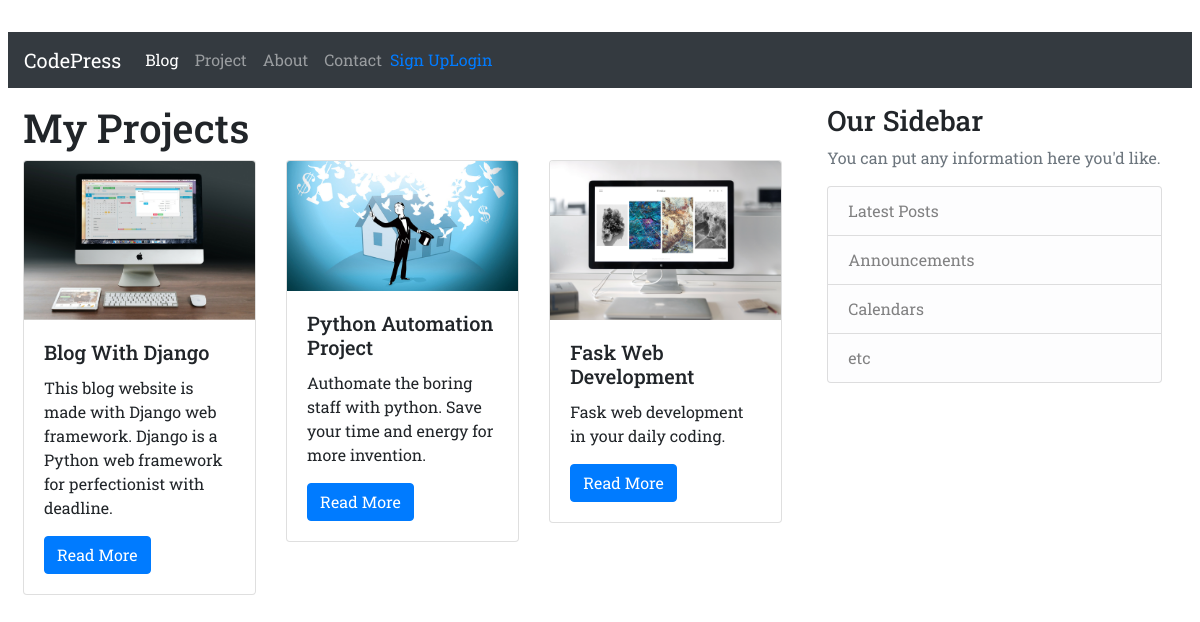
/projects/, run on the app's committed database.
### projects/models.py (models this page shows, shortened)
class Project(models.Model):
    title = models.CharField(max_length=100)
    description = models.TextField()
    technology = models.CharField(max_length=20)
    image = models.ImageField(upload_to='images/', blank=True)
    objects = models.Manager()
    class Meta:
        verbose_name_plural = 'Projects'

### projects/views.py (the view)
# urls.py: path('', views.project_index, name='project_index'),
def project_index(request):
    projects = Project.objects.all()
    context = {
        'projects': projects
    }
    return render(request, 'project_index.html', context)

### projects/templates/project_index.html
{% extends "base.html" %}
{% block page_content %}
<h1>My Projects</h1>
<div class="row">
{% for project in projects %}
    <div class="col-md-4">
        <div class="card mb-2">
            <img class="card-img-top" src="{{ project.image.url }}">
            <div class="card-body">
                <h5 class="card-title">{{ project.title }}</h5>
                <p class="card-text">{{ project.description }}</p>
                <a href="{% url 'project_detail' project.pk %}"
                   class="btn btn-primary">
                    Read More
                </a>
            </div>
        </div>
    </div>
    {% endfor %}
</div>
{% endblock %}

### static/css/style.css (style rules this page uses)
* { box-sizing: border-box; }
body { font-family: Roboto Slab; padding: 2rem 0.5rem; }

### data on the page
Project: image (picture), title "Blog With Django", description "This blog website is made with Django web framework. Django is a Python web framework for perfectionist with deadline."
Project: image (picture), title "Python Automation Project", description "Authomate the boring staff with python. Save your time and energy for more invention."
Project: image (picture), title "Fask Web Development", description "Fask web development in your daily coding."
